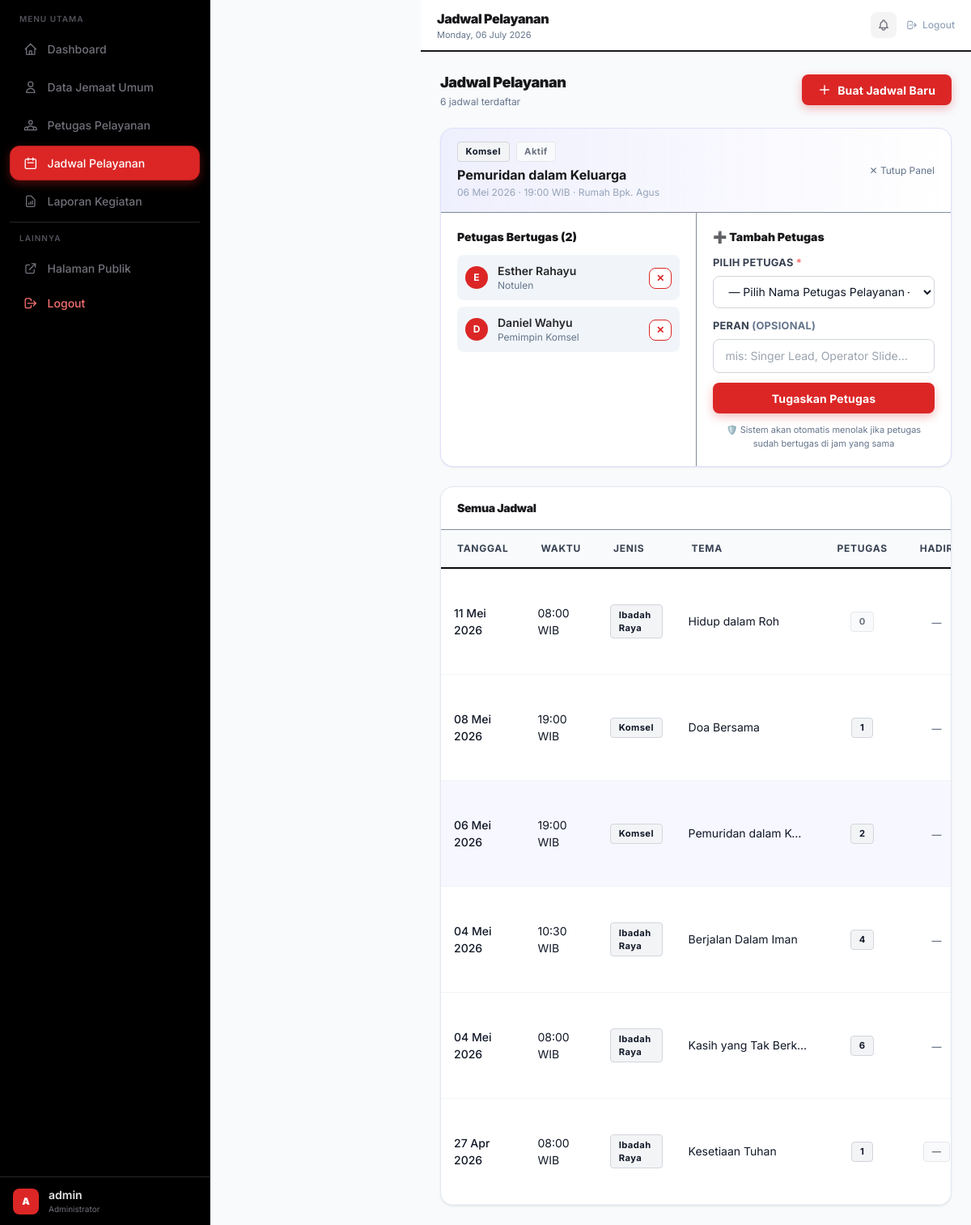
Screenshot of /manajemen-iflc/jadwal.php?detail=3 (signed in) with the database file from the repository.
### tables this page shows
CREATE TABLE `jadwal_ibadah` (
    `id_jadwal`    INT UNSIGNED                         NOT NULL AUTO_INCREMENT,
    `tanggal`      DATE                                 NOT NULL,
    `waktu`        TIME                                 NOT NULL,
    `jenis_ibadah` ENUM('Ibadah Raya','Komsel')         NOT NULL,
    `tema`         VARCHAR(200)                         DEFAULT NULL COMMENT 'Tema khotbah / komsel',
    `lokasi`       VARCHAR(200)                         DEFAULT NULL,
    `status`       ENUM('Aktif','Selesai','Dibatalkan') NOT NULL DEFAULT 'Aktif',
    `jumlah_hadir` INT UNSIGNED                         NOT NULL DEFAULT 0 COMMENT 'Total jemaat yang hadir',
    `created_at`   TIMESTAMP                            NOT NULL DEFAULT CURRENT_TIMESTAMP,
    `updated_at`   TIMESTAMP                            NOT NULL DEFAULT CURRENT_TIMESTAMP ON UPDATE CURRENT_TIMESTAMP,
    PRIMARY KEY (`id_jadwal`),
    INDEX `idx_jadwal_tanggal`  (`tanggal`),
    INDEX `idx_jadwal_jenis`    (`jenis_ibadah`),
    INDEX `idx_jadwal_status`   (`status`)
);

CREATE TABLE `detail_jadwal` (
    `id_detail`  INT UNSIGNED NOT NULL AUTO_INCREMENT,
    `id_jadwal`  INT UNSIGNED NOT NULL,
    `id_jemaat`  INT UNSIGNED NOT NULL,
    `peran`      VARCHAR(100) DEFAULT NULL COMMENT 'Peran spesifik, mis: Singer, Operator Slide',
    `created_at` TIMESTAMP    NOT NULL DEFAULT CURRENT_TIMESTAMP,
    PRIMARY KEY (`id_detail`),
    UNIQUE  KEY `uq_detail_jadwal_jemaat` (`id_jadwal`, `id_jemaat`),
    INDEX   `idx_detail_jadwal`  (`id_jadwal`),
    INDEX   `idx_detail_jemaat`  (`id_jemaat`),
    CONSTRAINT `fk_detail_jadwal`
        FOREIGN KEY (`id_jadwal`) REFERENCES `jadwal_ibadah` (`id_jadwal`)
        ON UPDATE CASCADE ON DELETE CASCADE,
    CONSTRAINT `fk_detail_jemaat`
        FOREIGN KEY (`id_jemaat`) REFERENCES `jemaat` (`id_jemaat`)
        ON UPDATE CASCADE ON DELETE CASCADE
);

CREATE TABLE `jemaat` (
    `id_jemaat`    INT UNSIGNED    NOT NULL AUTO_INCREMENT,
    `id_divisi`    INT UNSIGNED    NOT NULL,
    `nama_lengkap` VARCHAR(150)    NOT NULL,
    `no_telepon`   VARCHAR(20)     DEFAULT NULL,
    `created_at`   TIMESTAMP       NOT NULL DEFAULT CURRENT_TIMESTAMP,
    `updated_at`   TIMESTAMP       NOT NULL DEFAULT CURRENT_TIMESTAMP ON UPDATE CURRENT_TIMESTAMP,
    PRIMARY KEY (`id_jemaat`),
    INDEX `idx_jemaat_divisi` (`id_divisi`),
    CONSTRAINT `fk_jemaat_divisi`
        FOREIGN KEY (`id_divisi`) REFERENCES `divisi` (`id_divisi`)
        ON UPDATE CASCADE ON DELETE RESTRICT
);

### manajemen-iflc/jadwal.php (the view, shortened to what this page needs)
<?php
$pdo = db();
$detailId   = (int)($_GET['detail'] ?? 0);
$allJadwal  = $pdo->query('
    SELECT ji.*, COUNT(dj.id_detail) AS jml_petugas
    FROM jadwal_ibadah ji
    LEFT JOIN detail_jadwal dj ON dj.id_jadwal = ji.id_jadwal
    GROUP BY ji.id_jadwal
    ORDER BY ji.tanggal DESC, ji.waktu DESC
')->fetchAll();
$detailJadwal   = null;
$petugasJadwal  = [];
if ($detailId > 0) {
    $s = $pdo->prepare('SELECT * FROM jadwal_ibadah WHERE id_jadwal=?');
    $s->execute([$detailId]);
    $detailJadwal = $s->fetch();
    $s2 = $pdo->prepare('
        SELECT dj.id_detail, dj.peran, j.nama_lengkap, d.nama_divisi
        FROM detail_jadwal dj
        JOIN jemaat j ON j.id_jemaat = dj.id_jemaat
        JOIN divisi d ON d.id_divisi  = j.id_divisi
        WHERE dj.id_jadwal = ?
        ORDER BY d.nama_divisi, j.nama_lengkap
    ');
    $s2->execute([$detailId]);
    $petugasJadwal = $s2->fetchAll();
}
function fmtTgl(string $d): string {
    $bln=['','Jan','Feb','Mar','Apr','Mei','Jun','Jul','Agu','Sep','Okt','Nov','Des'];
    $ts=strtotime($d);
    return date('d',$ts).' '.$bln[(int)date('n',$ts)].' '.date('Y',$ts);
}
include __DIR__ . '/includes/header.php';
?>
<div class="flex flex-wrap items-center justify-between gap-3 mb-6">
    <div>
        <h2 class="text-lg font-black text-zinc-900 tracking-tight">Jadwal Pelayanan</h2>
        <p class="text-xs text-slate-500 mt-0.5"><?= count($allJadwal) ?> jadwal terdaftar</p>
    </div>
    <button onclick="openJadwalModal()" class="btn-primary flex items-center gap-2">
        <svg class="w-4 h-4" fill="none" viewBox="0 0 24 24" stroke="currentColor">
            <path stroke-linecap="round" stroke-linejoin="round" stroke-width="2" d="M12 4v16m8-8H4"/>
        </svg>
        Buat Jadwal Baru
    </button>
</div>
<?php if ($detailJadwal): ?>
<div class="glass-card rounded-2xl overflow-hidden mb-6 border border-indigo-500/20">
    <div class="flex flex-wrap items-center justify-between gap-3 px-5 py-4
                bg-gradient-to-r from-indigo-500/10 to-transparent border-b border-slate-700/60">
        <div>
            <div class="flex items-center gap-2 mb-1">
                <span class="badge badge-purple"><?= htmlspecialchars($detailJadwal['jenis_ibadah']) ?></span>
                <span class="badge badge-gray"><?= $detailJadwal['status'] ?></span>
            </div>
            <p class="font-bold text-zinc-900">
                <?= $detailJadwal['tema'] ? htmlspecialchars($detailJadwal['tema']) : 'Jadwal Ibadah' ?>
            </p>
            <p class="text-xs text-slate-400 mt-0.5">
                <?= fmtTgl($detailJadwal['tanggal']) ?> · <?= substr($detailJadwal['waktu'],0,5) ?> WIB
                <?= $detailJadwal['lokasi'] ? ' · ' . htmlspecialchars($detailJadwal['lokasi']) : '' ?>
            </p>
        </div>
        <a href="jadwal.php" class="text-xs text-slate-500 hover:text-zinc-900 transition-colors">✕ Tutup Panel</a>
    </div>
    <div class="grid grid-cols-1 md:grid-cols-2 gap-0 md:divide-x divide-slate-700/60">
        <div class="p-5">
            <h3 class="text-sm font-black text-zinc-900 mb-3">
                Petugas Bertugas (<?= count($petugasJadwal) ?>)
            </h3>
            <?php if (empty($petugasJadwal) && !$detailJadwal['pembicara_tamu']): ?>
            <p class="text-xs text-slate-500 italic">Belum ada petugas ditugaskan.</p>
            <?php elseif (!empty($petugasJadwal)): ?>
            <div class="space-y-2">
                <?php foreach ($petugasJadwal as $p): ?>
                <div class="flex items-center gap-3 p-2.5 rounded-lg bg-slate-100">
                    <div class="w-7 h-7 rounded-full flex items-center justify-center
                                text-xs font-bold text-white flex-shrink-0" style="background:#dc2626">
                        <?= mb_strtoupper(mb_substr($p['nama_lengkap'],0,1)) ?>
                    </div>
                    <div class="flex-1 min-w-0">
                        <p class="text-sm font-semibold text-zinc-800 truncate"><?= htmlspecialchars($p['nama_lengkap']) ?></p>
                        <p class="text-xs text-slate-500">
                            <?= htmlspecialchars($p['peran'] ?: $p['nama_divisi']) ?>
                        </p>
                    </div>
                    <form method="POST">
                        <button type="submit" class="btn-danger !py-1 !px-2 !text-xs"
                                onclick="return confirm('Hapus petugas ini dari jadwal?')">✕</button>
                    </form>
                </div>
                <?php endforeach; ?>
            </div>
            <?php endif; ?>
        </div>
        <div class="p-5">
            <h3 class="text-sm font-black text-zinc-900 mb-3">➕ Tambah Petugas</h3>
            <form method="POST" class="space-y-3">
                <div>
                    <label class="form-label">Pilih Petugas <span class="text-red-400">*</span></label>
                    <select name="id_jemaat" class="form-select" required>
                        <option value="">— Pilih Nama Petugas Pelayanan —</option>
                    </select>
                </div>
                <div>
                    <label class="form-label">Peran <span class="text-slate-500">(opsional)</span></label>
                    <input type="text" name="peran" class="form-input"
                           placeholder="mis: Singer Lead, Operator Slide…" />
                </div>
                <button type="submit" class="btn-primary w-full mt-1">
                    Tugaskan Petugas
                </button>
                <p class="text-[11px] text-slate-500 text-center">
                    🛡️ Sistem akan otomatis menolak jika petugas sudah bertugas di jam yang sama
                </p>
            </form>
        </div>
    </div>
</div>
<?php endif; ?>
<div class="glass-card rounded-2xl overflow-hidden">
    <div class="px-5 py-4 border-b border-slate-700/60">
        <h3 class="text-sm font-black text-zinc-900 tracking-tight">Semua Jadwal</h3>
    </div>
    <?php if (empty($allJadwal)): ?>
    <div class="p-10 text-center text-slate-500 text-sm">Belum ada jadwal. Klik "Buat Jadwal Baru".</div>
    <?php else: ?>
    <div class="overflow-x-auto">
        <table class="data-table w-full">
            <thead>
                <tr>
                    <th class="px-5 py-3.5 text-left">Tanggal</th>
                    <th class="px-5 py-3.5 text-left">Waktu</th>
                    <th class="px-5 py-3.5 text-left">Jenis</th>
                    <th class="px-5 py-3.5 text-left">Tema</th>
                    <th class="px-5 py-3.5 text-center">Petugas</th>
                    <th class="px-5 py-3.5 text-center">Hadir</th>
                </tr>
            </thead>
            <tbody>
            <?php foreach ($allJadwal as $j): ?>
                <tr class="<?= $detailId===$j['id_jadwal'] ? 'bg-indigo-500/5' : '' ?>">
                    <td class="px-5 font-medium text-zinc-800"><?= fmtTgl($j['tanggal']) ?></td>
                    <td class="px-5 text-slate-600"><?= substr($j['waktu'],0,5) ?> WIB</td>
                    <td class="px-5">
                        <span class="badge badge-purple"><?= htmlspecialchars($j['jenis_ibadah']) ?></span>
                    </td>
                    <td class="px-5 text-slate-600 text-sm max-w-[180px] truncate">
                        <?= $j['tema'] ? htmlspecialchars($j['tema']) : '—' ?>
                    </td>
                    <td class="px-5 text-center">
                        <span class="badge <?= $j['jml_petugas']>0 ? 'badge-purple' : 'badge-gray' ?>">
                            <?= $j['jml_petugas'] ?>
                        </span>
                    </td>
                    <td class="px-5 text-center">
                        <?php if ($j['jumlah_hadir'] > 0): ?>
                            <span class="badge badge-amber" title="Jumlah hadir">
                                <?= number_format($j['jumlah_hadir']) ?>
                            </span>
                        <?php elseif ($j['status'] === 'Selesai'): ?>
                            <span class="badge badge-gray">—</span>
                        <?php else: ?>
                            <span class="text-slate-600 text-xs">—</span>
                        <?php endif; ?>
                    </td>
                </tr>
            <?php endforeach; ?>
            </tbody>
        </table>
    </div>
    <?php endif; ?>
</div>
<?php include __DIR__ . '/includes/footer.php'; ?>

### manajemen-iflc/includes/header.php (style rules this page uses)
*, *::before, *::after { box-sizing: border-box; }
html, body { height: 100%; }
body { font-family:'Inter',sans-serif; background:#f8fafc; color:#09090b; }
.glass-card { background:#ffffff; border:1px solid #e2e8f0; box-shadow: 0 1px 3px rgba(0,0,0,.06), 0 1px 2px rgba(0,0,0,.04); }
.data-table thead th { background:#f8fafc; font-size:.75rem; font-weight:700; text-transform:uppercase; letter-spacing:.06em; color:#374151; border-bottom:2px solid #09090b; }
.data-table tbody tr { border-bottom:1px solid #f1f5f9; transition:background .15s; }
.data-table tbody td { padding:.75rem 1rem; font-size:.875rem; color:#111827; }
.badge { display:inline-flex;align-items:center;gap:.25rem; font-size:.7rem;font-weight:700;padding:.2rem .6rem; border-radius:4px;letter-spacing:.04em; }
.badge-purple { background:#f3f4f6; color:#111827; border:1px solid #d1d5db; }
.badge-gray { background:#f9fafb; color:#6b7280; border:1px solid #e5e7eb; }
.btn-primary { background:#dc2626; color:#fff; border:none; padding:.55rem 1.25rem; border-radius:.5rem; font-size:.875rem; font-weight:700; cursor:pointer; transition:all .18s ease; box-shadow:0 4px 12px rgba(220,38,38,.3); letter-spacing:.01em; }
.btn-danger { background:#fff; color:#dc2626; border:1.5px solid #dc2626; padding:.45rem .85rem; border-radius:.5rem; font-size:.8rem; font-weight:600; cursor:pointer; transition:all .18s ease; }
.form-input, .form-select { width:100%; background:#fff; border:1.5px solid #d1d5db; color:#111827; border-radius:.5rem; padding:.6rem .9rem; font-size:.875rem; transition:border-color .18s,box-shadow .18s; font-family:'Inter',sans-serif; }
.form-label { display:block; font-size:.8rem; font-weight:700; color:#374151; margin-bottom:.4rem; letter-spacing:.02em; text-transform:uppercase; }

### rows the page displays
jadwal_ibadah: jenis_ibadah "Komsel", status "Aktif", tema "Pemuridan dalam Keluarga", tanggal "06 Mei 2026", waktu "19:00", lokasi "Rumah Bpk. Agus", tema "Pemuridan dalam K…", jml_petugas "2"
detail_jadwal: id_jemaat.nama_lengkap "E", id_jemaat.nama_lengkap "Esther Rahayu", peran "Notulen"
detail_jadwal: id_jemaat.nama_lengkap "D", id_jemaat.nama_lengkap "Daniel Wahyu", peran "Pemimpin Komsel"
jadwal_ibadah: tanggal "11 Mei 2026", waktu "08:00", jenis_ibadah "Ibadah Raya", tema "Hidup dalam Roh", jml_petugas "0"
jadwal_ibadah: tanggal "08 Mei 2026", waktu "19:00", jenis_ibadah "Komsel", tema "Doa Bersama", jml_petugas "1"
jadwal_ibadah: tanggal "04 Mei 2026", waktu "10:30", jenis_ibadah "Ibadah Raya", tema "Berjalan Dalam Iman", jml_petugas "4"
jadwal_ibadah: tanggal "04 Mei 2026", waktu "08:00", jenis_ibadah "Ibadah Raya", tema "Kasih yang Tak Berk…", jml_petugas "6"
jadwal_ibadah: tanggal "27 Apr 2026", waktu "08:00", jenis_ibadah "Ibadah Raya", tema "Kesetiaan Tuhan", jml_petugas "1"

### other values shown
$menu['label'] "Dashboard"
$menu['label'] "Data Jemaat Umum"
$menu['label'] "Petugas Pelayanan"
$menu['label'] "Jadwal Pelayanan"
$menu['label'] "Laporan Kegiatan"
mb_strtoupper(mb_substr($adminUser, 0, 1)) "A"
$adminUser "admin"
$pageTitle "Jadwal Pelayanan"
count($allJadwal) "6"
count($petugasJadwal) "2"
